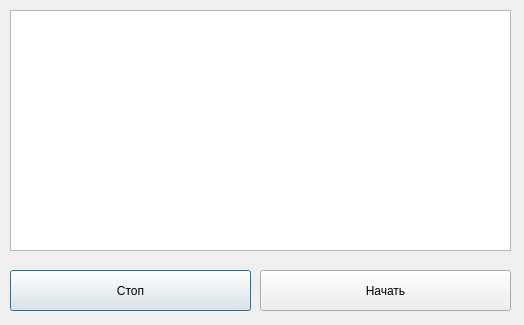
<?xml version="1.0" encoding="UTF-8"?>
<ui version="4.0">
 <class>Dialog</class>
 <widget class="QDialog" name="Dialog">
  <property name="geometry">
   <rect>
    <x>0</x>
    <y>0</y>
    <width>524</width>
    <height>325</height>
   </rect>
  </property>
  <property name="windowTitle">
   <string>Dialog</string>
  </property>
  <widget class="QPushButton" name="stop">
   <property name="geometry">
    <rect>
     <x>10</x>
     <y>270</y>
     <width>241</width>
     <height>41</height>
    </rect>
   </property>
   <property name="text">
    <string>Стоп</string>
   </property>
  </widget>
  <widget class="QPushButton" name="begin">
   <property name="geometry">
    <rect>
     <x>260</x>
     <y>270</y>
     <width>251</width>
     <height>41</height>
    </rect>
   </property>
   <property name="text">
    <string>Начать</string>
   </property>
  </widget>
  <widget class="QTextEdit" name="data">
   <property name="geometry">
    <rect>
     <x>10</x>
     <y>10</y>
     <width>501</width>
     <height>241</height>
    </rect>
   </property>
   <property name="readOnly">
    <bool>true</bool>
   </property>
  </widget>
 </widget>
 <resources/>
 <connections/>
</ui>
